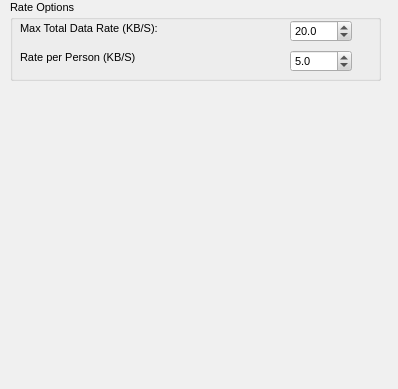
<ui version="4.0" >
 <class>NetworkPage</class>
 <widget class="QWidget" name="NetworkPage" >
  <property name="geometry" >
   <rect>
    <x>0</x>
    <y>0</y>
    <width>398</width>
    <height>389</height>
   </rect>
  </property>
  <property name="sizePolicy" >
   <sizepolicy>
    <hsizetype>7</hsizetype>
    <vsizetype>7</vsizetype>
    <horstretch>0</horstretch>
    <verstretch>0</verstretch>
   </sizepolicy>
  </property>
  <property name="palette" >
   <palette>
    <active>
     <colorrole role="WindowText" >
      <brush brushstyle="SolidPattern" >
       <color alpha="255" >
        <red>0</red>
        <green>0</green>
        <blue>0</blue>
       </color>
      </brush>
     </colorrole>
     <colorrole role="Button" >
      <brush brushstyle="SolidPattern" >
       <color alpha="255" >
        <red>208</red>
        <green>208</green>
        <blue>208</blue>
       </color>
      </brush>
     </colorrole>
     <colorrole role="Light" >
      <brush brushstyle="SolidPattern" >
       <color alpha="255" >
        <red>255</red>
        <green>255</green>
        <blue>255</blue>
       </color>
      </brush>
     </colorrole>
     <colorrole role="Midlight" >
      <brush brushstyle="SolidPattern" >
       <color alpha="255" >
        <red>247</red>
        <green>247</green>
        <blue>247</blue>
       </color>
      </brush>
     </colorrole>
     <colorrole role="Dark" >
      <brush brushstyle="SolidPattern" >
       <color alpha="255" >
        <red>104</red>
        <green>104</green>
        <blue>104</blue>
       </color>
      </brush>
     </colorrole>
     <colorrole role="Mid" >
      <brush brushstyle="SolidPattern" >
       <color alpha="255" >
        <red>139</red>
        <green>139</green>
        <blue>139</blue>
       </color>
      </brush>
     </colorrole>
     <colorrole role="Text" >
      <brush brushstyle="SolidPattern" >
       <color alpha="255" >
        <red>0</red>
        <green>0</green>
        <blue>0</blue>
       </color>
      </brush>
     </colorrole>
     <colorrole role="BrightText" >
      <brush brushstyle="SolidPattern" >
       <color alpha="255" >
        <red>255</red>
        <green>255</green>
        <blue>255</blue>
       </color>
      </brush>
     </colorrole>
     <colorrole role="ButtonText" >
      <brush brushstyle="SolidPattern" >
       <color alpha="255" >
        <red>0</red>
        <green>0</green>
        <blue>0</blue>
       </color>
      </brush>
     </colorrole>
     <colorrole role="Base" >
      <brush brushstyle="SolidPattern" >
       <color alpha="255" >
        <red>255</red>
        <green>255</green>
        <blue>255</blue>
       </color>
      </brush>
     </colorrole>
     <colorrole role="Window" >
      <brush brushstyle="SolidPattern" >
       <color alpha="255" >
        <red>240</red>
        <green>240</green>
        <blue>240</blue>
       </color>
      </brush>
     </colorrole>
     <colorrole role="Shadow" >
      <brush brushstyle="SolidPattern" >
       <color alpha="255" >
        <red>0</red>
        <green>0</green>
        <blue>0</blue>
       </color>
      </brush>
     </colorrole>
     <colorrole role="Highlight" >
      <brush brushstyle="SolidPattern" >
       <color alpha="255" >
        <red>0</red>
        <green>0</green>
        <blue>128</blue>
       </color>
      </brush>
     </colorrole>
     <colorrole role="HighlightedText" >
      <brush brushstyle="SolidPattern" >
       <color alpha="255" >
        <red>255</red>
        <green>255</green>
        <blue>255</blue>
       </color>
      </brush>
     </colorrole>
     <colorrole role="Link" >
      <brush brushstyle="SolidPattern" >
       <color alpha="255" >
        <red>0</red>
        <green>0</green>
        <blue>255</blue>
       </color>
      </brush>
     </colorrole>
     <colorrole role="LinkVisited" >
      <brush brushstyle="SolidPattern" >
       <color alpha="255" >
        <red>255</red>
        <green>0</green>
        <blue>255</blue>
       </color>
      </brush>
     </colorrole>
     <colorrole role="AlternateBase" >
      <brush brushstyle="SolidPattern" >
       <color alpha="255" >
        <red>231</red>
        <green>231</green>
        <blue>231</blue>
       </color>
      </brush>
     </colorrole>
    </active>
    <inactive>
     <colorrole role="WindowText" >
      <brush brushstyle="SolidPattern" >
       <color alpha="255" >
        <red>0</red>
        <green>0</green>
        <blue>0</blue>
       </color>
      </brush>
     </colorrole>
     <colorrole role="Button" >
      <brush brushstyle="SolidPattern" >
       <color alpha="255" >
        <red>208</red>
        <green>208</green>
        <blue>208</blue>
       </color>
      </brush>
     </colorrole>
     <colorrole role="Light" >
      <brush brushstyle="SolidPattern" >
       <color alpha="255" >
        <red>255</red>
        <green>255</green>
        <blue>255</blue>
       </color>
      </brush>
     </colorrole>
     <colorrole role="Midlight" >
      <brush brushstyle="SolidPattern" >
       <color alpha="255" >
        <red>247</red>
        <green>247</green>
        <blue>247</blue>
       </color>
      </brush>
     </colorrole>
     <colorrole role="Dark" >
      <brush brushstyle="SolidPattern" >
       <color alpha="255" >
        <red>104</red>
        <green>104</green>
        <blue>104</blue>
       </color>
      </brush>
     </colorrole>
     <colorrole role="Mid" >
      <brush brushstyle="SolidPattern" >
       <color alpha="255" >
        <red>139</red>
        <green>139</green>
        <blue>139</blue>
       </color>
      </brush>
     </colorrole>
     <colorrole role="Text" >
      <brush brushstyle="SolidPattern" >
       <color alpha="255" >
        <red>0</red>
        <green>0</green>
        <blue>0</blue>
       </color>
      </brush>
     </colorrole>
     <colorrole role="BrightText" >
      <brush brushstyle="SolidPattern" >
       <color alpha="255" >
        <red>255</red>
        <green>255</green>
        <blue>255</blue>
       </color>
      </brush>
     </colorrole>
     <colorrole role="ButtonText" >
      <brush brushstyle="SolidPattern" >
       <color alpha="255" >
        <red>0</red>
        <green>0</green>
        <blue>0</blue>
       </color>
      </brush>
     </colorrole>
     <colorrole role="Base" >
      <brush brushstyle="SolidPattern" >
       <color alpha="255" >
        <red>255</red>
        <green>255</green>
        <blue>255</blue>
       </color>
      </brush>
     </colorrole>
     <colorrole role="Window" >
      <brush brushstyle="SolidPattern" >
       <color alpha="255" >
        <red>240</red>
        <green>240</green>
        <blue>240</blue>
       </color>
      </brush>
     </colorrole>
     <colorrole role="Shadow" >
      <brush brushstyle="SolidPattern" >
       <color alpha="255" >
        <red>0</red>
        <green>0</green>
        <blue>0</blue>
       </color>
      </brush>
     </colorrole>
     <colorrole role="Highlight" >
      <brush brushstyle="SolidPattern" >
       <color alpha="255" >
        <red>192</red>
        <green>192</green>
        <blue>192</blue>
       </color>
      </brush>
     </colorrole>
     <colorrole role="HighlightedText" >
      <brush brushstyle="SolidPattern" >
       <color alpha="255" >
        <red>0</red>
        <green>0</green>
        <blue>0</blue>
       </color>
      </brush>
     </colorrole>
     <colorrole role="Link" >
      <brush brushstyle="SolidPattern" >
       <color alpha="255" >
        <red>0</red>
        <green>0</green>
        <blue>255</blue>
       </color>
      </brush>
     </colorrole>
     <colorrole role="LinkVisited" >
      <brush brushstyle="SolidPattern" >
       <color alpha="255" >
        <red>255</red>
        <green>0</green>
        <blue>255</blue>
       </color>
      </brush>
     </colorrole>
     <colorrole role="AlternateBase" >
      <brush brushstyle="SolidPattern" >
       <color alpha="255" >
        <red>231</red>
        <green>231</green>
        <blue>231</blue>
       </color>
      </brush>
     </colorrole>
    </inactive>
    <disabled>
     <colorrole role="WindowText" >
      <brush brushstyle="SolidPattern" >
       <color alpha="255" >
        <red>104</red>
        <green>104</green>
        <blue>104</blue>
       </color>
      </brush>
     </colorrole>
     <colorrole role="Button" >
      <brush brushstyle="SolidPattern" >
       <color alpha="255" >
        <red>208</red>
        <green>208</green>
        <blue>208</blue>
       </color>
      </brush>
     </colorrole>
     <colorrole role="Light" >
      <brush brushstyle="SolidPattern" >
       <color alpha="255" >
        <red>255</red>
        <green>255</green>
        <blue>255</blue>
       </color>
      </brush>
     </colorrole>
     <colorrole role="Midlight" >
      <brush brushstyle="SolidPattern" >
       <color alpha="255" >
        <red>247</red>
        <green>247</green>
        <blue>247</blue>
       </color>
      </brush>
     </colorrole>
     <colorrole role="Dark" >
      <brush brushstyle="SolidPattern" >
       <color alpha="255" >
        <red>104</red>
        <green>104</green>
        <blue>104</blue>
       </color>
      </brush>
     </colorrole>
     <colorrole role="Mid" >
      <brush brushstyle="SolidPattern" >
       <color alpha="255" >
        <red>139</red>
        <green>139</green>
        <blue>139</blue>
       </color>
      </brush>
     </colorrole>
     <colorrole role="Text" >
      <brush brushstyle="SolidPattern" >
       <color alpha="255" >
        <red>104</red>
        <green>104</green>
        <blue>104</blue>
       </color>
      </brush>
     </colorrole>
     <colorrole role="BrightText" >
      <brush brushstyle="SolidPattern" >
       <color alpha="255" >
        <red>255</red>
        <green>255</green>
        <blue>255</blue>
       </color>
      </brush>
     </colorrole>
     <colorrole role="ButtonText" >
      <brush brushstyle="SolidPattern" >
       <color alpha="255" >
        <red>104</red>
        <green>104</green>
        <blue>104</blue>
       </color>
      </brush>
     </colorrole>
     <colorrole role="Base" >
      <brush brushstyle="SolidPattern" >
       <color alpha="255" >
        <red>240</red>
        <green>240</green>
        <blue>240</blue>
       </color>
      </brush>
     </colorrole>
     <colorrole role="Window" >
      <brush brushstyle="SolidPattern" >
       <color alpha="255" >
        <red>240</red>
        <green>240</green>
        <blue>240</blue>
       </color>
      </brush>
     </colorrole>
     <colorrole role="Shadow" >
      <brush brushstyle="SolidPattern" >
       <color alpha="255" >
        <red>0</red>
        <green>0</green>
        <blue>0</blue>
       </color>
      </brush>
     </colorrole>
     <colorrole role="Highlight" >
      <brush brushstyle="SolidPattern" >
       <color alpha="255" >
        <red>0</red>
        <green>0</green>
        <blue>128</blue>
       </color>
      </brush>
     </colorrole>
     <colorrole role="HighlightedText" >
      <brush brushstyle="SolidPattern" >
       <color alpha="255" >
        <red>255</red>
        <green>255</green>
        <blue>255</blue>
       </color>
      </brush>
     </colorrole>
     <colorrole role="Link" >
      <brush brushstyle="SolidPattern" >
       <color alpha="255" >
        <red>0</red>
        <green>0</green>
        <blue>255</blue>
       </color>
      </brush>
     </colorrole>
     <colorrole role="LinkVisited" >
      <brush brushstyle="SolidPattern" >
       <color alpha="255" >
        <red>255</red>
        <green>0</green>
        <blue>255</blue>
       </color>
      </brush>
     </colorrole>
     <colorrole role="AlternateBase" >
      <brush brushstyle="SolidPattern" >
       <color alpha="255" >
        <red>231</red>
        <green>231</green>
        <blue>231</blue>
       </color>
      </brush>
     </colorrole>
    </disabled>
   </palette>
  </property>
  <property name="font" >
   <font>
    <family>Arial</family>
    <pointsize>8</pointsize>
    <weight>50</weight>
    <italic>false</italic>
    <bold>false</bold>
    <underline>false</underline>
    <strikeout>false</strikeout>
   </font>
  </property>
  <property name="contextMenuPolicy" >
   <enum>Qt::NoContextMenu</enum>
  </property>
  <widget class="QGroupBox" name="groupBox" >
   <property name="geometry" >
    <rect>
     <x>10</x>
     <y>0</y>
     <width>371</width>
     <height>81</height>
    </rect>
   </property>
   <property name="title" >
    <string>Rate Options</string>
   </property>
   <widget class="QLabel" name="label" >
    <property name="geometry" >
     <rect>
      <x>10</x>
      <y>20</y>
      <width>141</width>
      <height>16</height>
     </rect>
    </property>
    <property name="text" >
     <string>Max Total Data Rate (KB/S):</string>
    </property>
   </widget>
   <widget class="QLabel" name="label_2" >
    <property name="geometry" >
     <rect>
      <x>10</x>
      <y>50</y>
      <width>116</width>
      <height>16</height>
     </rect>
    </property>
    <property name="text" >
     <string>&lt;html>&lt;head>&lt;meta name="qrichtext" content="1" />&lt;style type="text/css">
p, li { white-space: pre-wrap; }
&lt;/style>&lt;/head>&lt;body style=" font-family:'Arial'; font-size:8pt; font-weight:400; font-style:normal; text-decoration:none;">
&lt;p style=" margin-top:0px; margin-bottom:0px; margin-left:0px; margin-right:0px; -qt-block-indent:0; text-indent:0px;">Rate per Person (KB/S):&lt;/p>&lt;/body>&lt;/html></string>
    </property>
   </widget>
   <widget class="QDoubleSpinBox" name="doubleSpinBox_2" >
    <property name="geometry" >
     <rect>
      <x>280</x>
      <y>50</y>
      <width>62</width>
      <height>22</height>
     </rect>
    </property>
    <property name="decimals" >
     <number>1</number>
    </property>
    <property name="maximum" >
     <double>256.000000000000000</double>
    </property>
    <property name="value" >
     <double>5.000000000000000</double>
    </property>
   </widget>
   <widget class="QDoubleSpinBox" name="doubleSpinBox" >
    <property name="geometry" >
     <rect>
      <x>280</x>
      <y>20</y>
      <width>62</width>
      <height>22</height>
     </rect>
    </property>
    <property name="decimals" >
     <number>1</number>
    </property>
    <property name="maximum" >
     <double>356.000000000000000</double>
    </property>
    <property name="value" >
     <double>20.000000000000000</double>
    </property>
   </widget>
  </widget>
 </widget>
 <tabstops>
  <tabstop>doubleSpinBox</tabstop>
  <tabstop>doubleSpinBox_2</tabstop>
 </tabstops>
 <resources>
  <include location="../images.qrc" />
 </resources>
 <connections/>
</ui>
